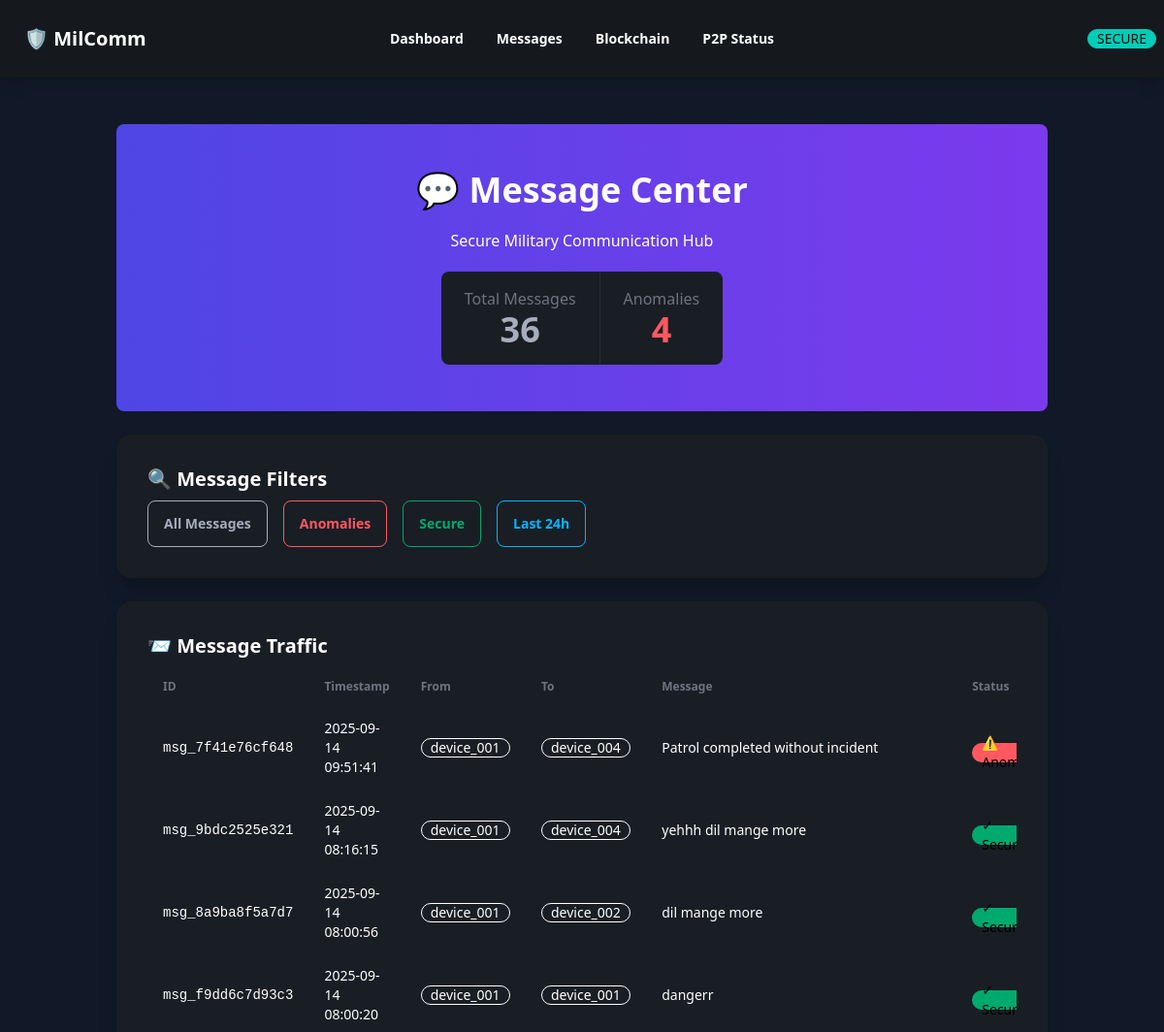
The app's page /messaging/list/ (upper part), older data.
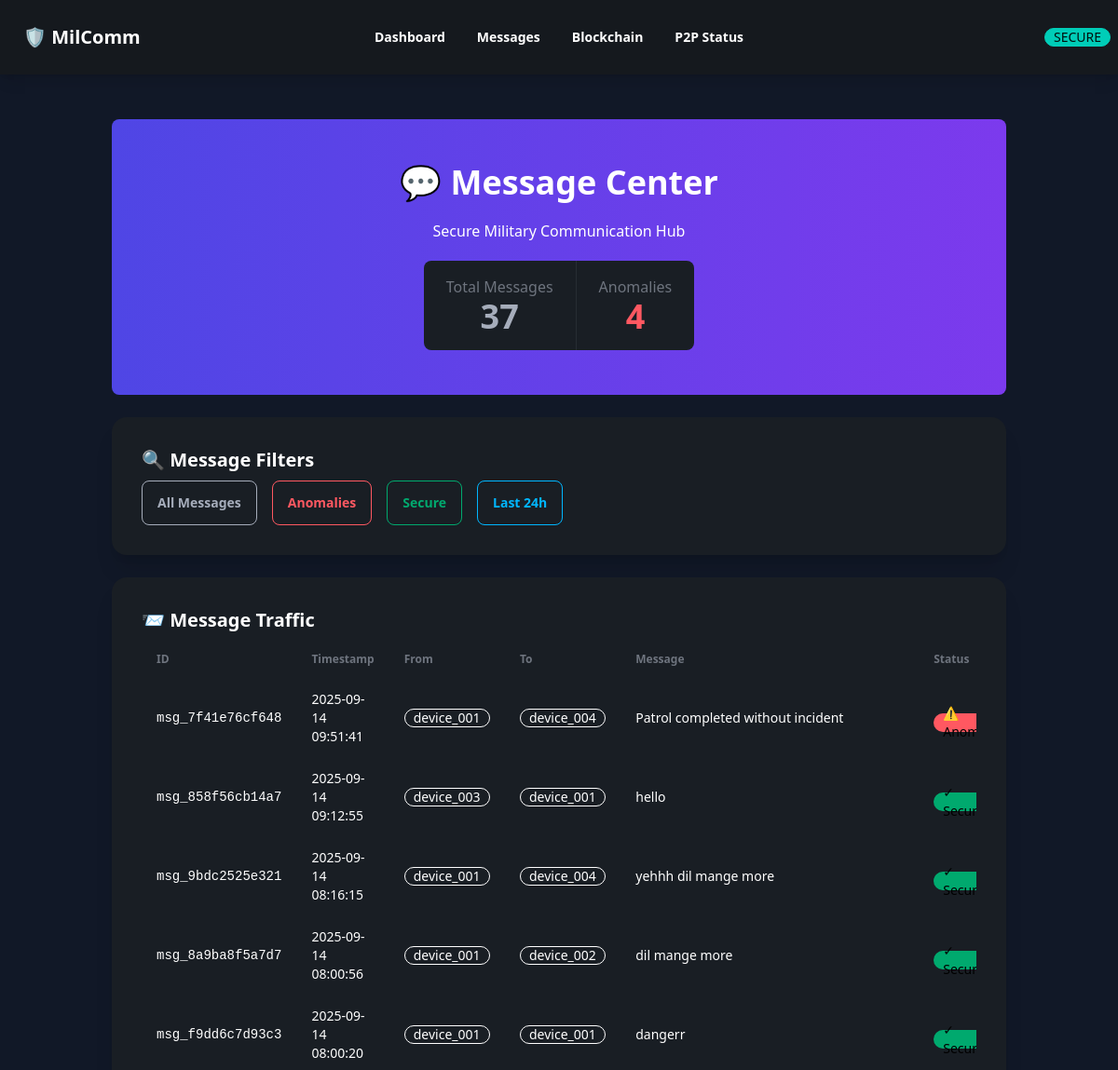
The same page, newer data.
### messaging/models.py (models this page shows)
class Message(models.Model):
	msg_id = models.CharField(max_length=128, unique=True)
	sender = models.ForeignKey('users.Device', on_delete=models.CASCADE, related_name='sent_messages')
	receiver = models.ForeignKey('users.Device', on_delete=models.CASCADE, related_name='received_messages')
	payload = models.TextField()  # Encrypted
	timestamp = models.DateTimeField(auto_now_add=True)
	blockchain_tx = models.CharField(max_length=128, null=True, blank=True)  # Blockchain tx hash
	anomaly_flag = models.BooleanField(default=False)

### users/models.py (models this page shows)
class Device(models.Model):
	device_id = models.CharField(max_length=128, unique=True)
	owner = models.ForeignKey('auth.User', on_delete=models.CASCADE)
	public_key = models.TextField()
	registered_at = models.DateTimeField(auto_now_add=True)

### messaging/views.py (the view)
# urls.py: path('list/', views.message_list_view, name='message_list_view'),
def message_list_view(request):
    from django.shortcuts import render
    from datetime import timedelta
    messages = Message.objects.select_related('sender', 'receiver').order_by('-timestamp')
    anomaly_count = Message.objects.filter(anomaly_flag=True).count()
    recent_count = Message.objects.filter(
        timestamp__gte=timezone.now() - timedelta(hours=24)
    ).count()
    context = {
        'messages': messages,
        'anomaly_count': anomaly_count,
        'recent_count': recent_count,
        'total_count': messages.count(),
    }
    return render(request, 'messaging/message_list.html', context)

### templates/messaging/message_list.html (shortened to what this page needs)
{% extends 'base.html' %}
{% block content %}
<div class="container mx-auto p-4">
    <div class="hero bg-gradient-to-r from-primary to-secondary text-white py-8 rounded-lg mb-6">
        <div class="hero-content text-center">
            <div class="max-w-md">
                <h1 class="mb-5 text-4xl font-bold">💬 Message Center</h1>
                <p class="mb-5">Secure Military Communication Hub</p>
                <div class="stats stats-horizontal bg-base-200 text-base-content rounded-lg">
                    <div class="stat">
                        <div class="stat-title">Total Messages</div>
                        <div class="stat-value" id="total-messages">{{ messages.count }}</div>
                    </div>
                    <div class="stat">
                        <div class="stat-title">Anomalies</div>
                        <div class="stat-value text-error" id="anomaly-count">{{ anomaly_count }}</div>
                    </div>
                </div>
            </div>
        </div>
    </div>
    <div class="card bg-base-200 shadow-xl mb-6">
        <div class="card-body">
            <h2 class="card-title">🔍 Message Filters</h2>
            <div class="flex flex-wrap gap-4">
                <button class="btn btn-outline" onclick="filterMessages('all')">All Messages</button>
                <button class="btn btn-outline btn-error" onclick="filterMessages('anomaly')">Anomalies</button>
                <button class="btn btn-outline btn-success" onclick="filterMessages('secure')">Secure</button>
                <button class="btn btn-outline btn-info" onclick="filterMessages('recent')">Last 24h</button>
            </div>
        </div>
    </div>
    <div class="card bg-base-200 shadow-xl">
        <div class="card-body">
            <h2 class="card-title">📨 Message Traffic</h2>
            <div class="overflow-x-auto">
                <table class="table table-zebra w-full">
                    <thead>
                        <tr>
                            <th>ID</th>
                            <th>Timestamp</th>
                            <th>From</th>
                            <th>To</th>
                            <th>Message</th>
                            <th>Status</th>
                        </tr>
                    </thead>
                    <tbody id="messages-table">
                        {% for message in messages %}
                        <tr class="message-row {% if message.anomaly_flag %}anomaly{% endif %}">
                            <td class="font-mono text-sm">{{ message.msg_id }}</td>
                            <td class="text-sm">{{ message.timestamp|date:"Y-m-d H:i:s" }}</td>
                            <td class="text-sm">
                                <div class="badge badge-outline">{{ message.sender.device_id|truncatechars:10 }}</div>
                            </td>
                            <td class="text-sm">
                                <div class="badge badge-outline">{{ message.receiver.device_id|truncatechars:10 }}</div>
                            </td>
                            <td class="max-w-xs truncate">{{ message.payload|truncatechars:50 }}</td>
                            <td>
                                {% if message.anomaly_flag %}
                                    <div class="badge badge-error">⚠️ Anomaly</div>
                                {% else %}
                                    <div class="badge badge-success">✓ Secure</div>
                                {% endif %}
                            </td>
                        </tr>
                        {% empty %}
                        <tr>
                            <td colspan="7" class="text-center text-gray-500">No messages found</td>
                        </tr>
                        {% endfor %}
                    </tbody>
                </table>
            </div>
        </div>
    </div>
</div>
{% endblock %}

Row changes from the older to the newer data that the page shows:
added Message: msg_id "msg_858f56cb14a7", timestamp "2025-09-14 09:12:55", sender.device_id "device_003", receiver.device_id "device_001", payload "hello"
Text that changed along with them:
{{ messages.count }}: "36" → "37"
